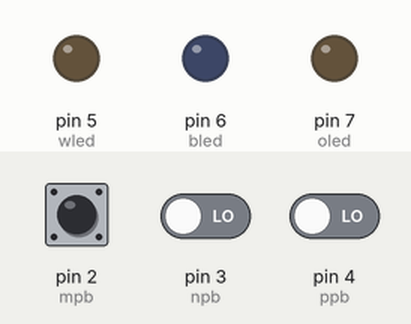
A sketch run on a simulated Arduino Uno, built with avr-gcc and run on an emulated ATmega328P. Parts: output pins drawn as LEDs (lit = HIGH). Dashed ring = blinking. Inputs (shaded band) come from the test bench; at power-on: pin 2 (mpb) LOW, pin 4 (ppb) LOW, pin 3 (npb) LOW.

Above: at 1.2 s.
1.3 s: pin 2 (mpb) pulsed HIGH 5 times (0.12 s each, 0.3 s apart)
At 1.57 s:
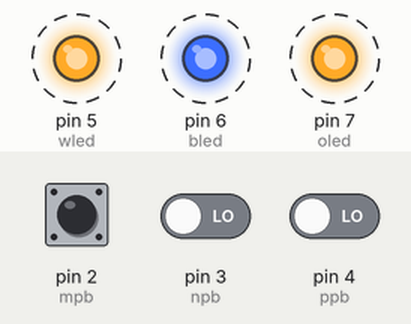
4.3 s: pin 4 (ppb) driven HIGH
At 4.92 s:
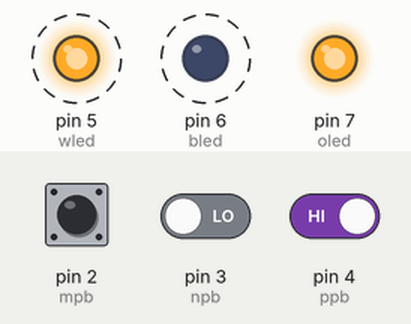
7.3 s: pin 2 (mpb) driven HIGH
At 8.2 s:
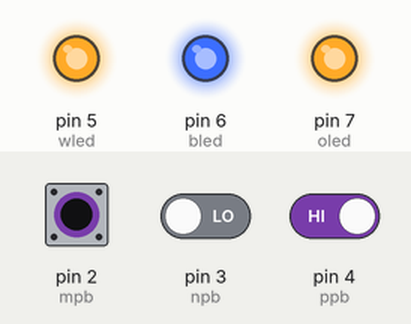
8.8 s: pin 2 (mpb) driven LOW
At 9.4 s:
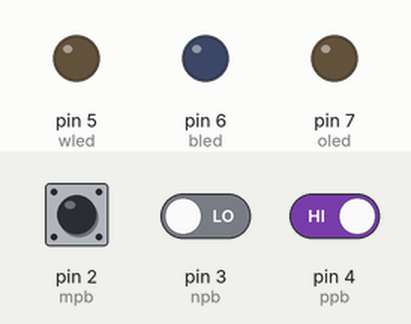
Timing chart, 0 to 11.3 s (numbered marks = the images above; inputs shaded):
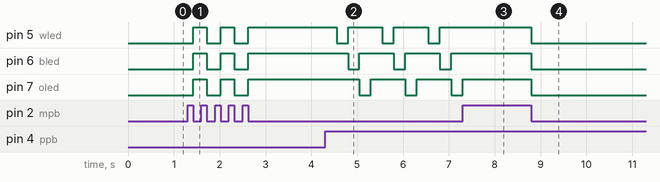

The sketch:

Task_Three_Adv.ino
```cpp
#define oled 7
#define bled 6
#define wled 5
#define ppb  4
#define npb  3
#define mpb  2

byte c1=0,c2=0,i=0;

void setup()
{
  pinMode(oled, OUTPUT);
  pinMode(bled, OUTPUT);
  pinMode(wled, OUTPUT);
  pinMode(ppb, INPUT);
  pinMode(npb, INPUT);
  pinMode(mpb, INPUT);
}

void loop()
{
  if(digitalRead(mpb)){
  c1++;c2=0;
    if(c1>=2)c1=0;
  while(digitalRead(mpb));
//  delay(250);
  digitalWrite(oled,0);
  digitalWrite(wled,0);
  digitalWrite(bled,0);
  }
  if(c1==1){
    if(digitalRead(ppb)){
    c2++;
      if(c2>=4)c2=0;

      delay(250);
    }
    else if(digitalRead(npb)){
    c2=0;
      delay(250);
    }
    digitalWrite(wled,c2-1);
    digitalWrite(bled,c2-2);
    digitalWrite(oled,c2-3);
  }
}
```

Measured:
- after the input at 1.3 s, pin 5 (wled), pin 6 (bled), pin 7 (oled): alternates HIGH for 0.30 s and LOW for 0.30 s, 5 changes in all, then stays HIGH, starting after 0.12 s
- after the input at 4.3 s, pin 5 (wled): alternates HIGH for 0.75 s and LOW for 0.25 s, starting after 0.25 s; pin 6 (bled): alternates HIGH for 0.75 s and LOW for 0.25 s, starting after 0.50 s; pin 7 (oled): alternates HIGH for 0.75 s and LOW for 0.25 s, starting after 0.75 s
- after the input at 7.3 s, pin 5 (wled): stays HIGH (without the input it goes to LOW after 0.25 s); pin 6 (bled): stays HIGH (without the input it goes to LOW after 0.50 s); pin 7 (oled): goes on until 7.3 s, then stays HIGH
- after the input at 8.8 s, pin 5 (wled), pin 6 (bled), pin 7 (oled): HIGH → LOW at once
